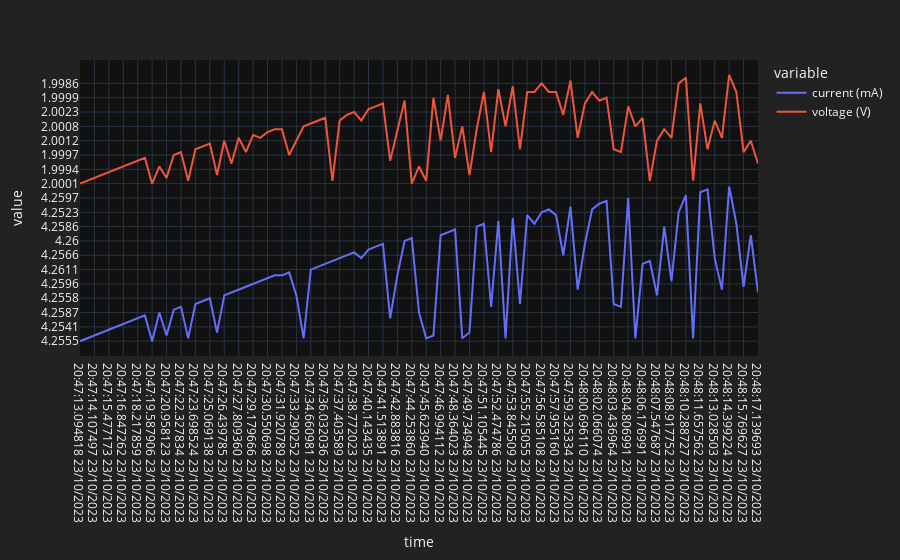

The cell this chart's notebook holds for it:
### Code cell
import plotly.express as px

fig = px.line(df, x='time', y=['current (mA)', 'voltage (V)'])
fig.update_layout(template='plotly_dark', paper_bgcolor='#222222')
